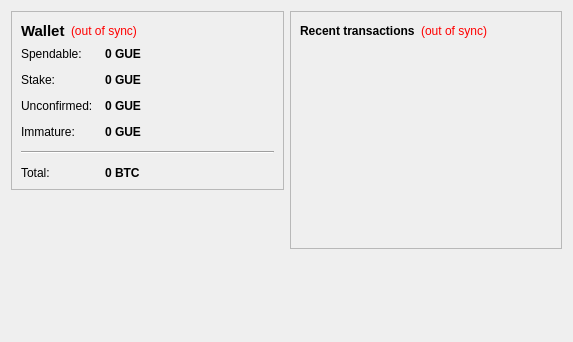
<?xml version="1.0" encoding="UTF-8"?>
<ui version="4.0">
 <class>OverviewPage</class>
 <widget class="QWidget" name="OverviewPage">
  <property name="geometry">
   <rect>
    <x>0</x>
    <y>0</y>
    <width>573</width>
    <height>342</height>
   </rect>
  </property>
  <property name="windowTitle">
   <string>Form</string>
  </property>
  <layout class="QHBoxLayout" name="horizontalLayout" stretch="1,1">
   <item>
    <layout class="QVBoxLayout" name="verticalLayout_2">
     <item>
      <widget class="QFrame" name="frame">
       <property name="frameShape">
        <enum>QFrame::StyledPanel</enum>
       </property>
       <property name="frameShadow">
        <enum>QFrame::Raised</enum>
       </property>
       <layout class="QVBoxLayout" name="verticalLayout_4">
        <item>
         <layout class="QHBoxLayout" name="horizontalLayout_4">
          <item>
           <widget class="QLabel" name="label_5">
            <property name="font">
             <font>
              <pointsize>11</pointsize>
              <weight>75</weight>
              <bold>true</bold>
             </font>
            </property>
            <property name="text">
             <string>Wallet</string>
            </property>
           </widget>
          </item>
          <item>
           <widget class="QLabel" name="labelWalletStatus">
            <property name="toolTip">
             <string>The displayed information may be out of date. Your wallet automatically synchronizes with the Guerillacoin network after a connection is established, but this process has not completed yet.</string>
            </property>
            <property name="styleSheet">
             <string notr="true">QLabel { color: red; }</string>
            </property>
            <property name="text">
             <string notr="true">(out of sync)</string>
            </property>
            <property name="alignment">
             <set>Qt::AlignLeading|Qt::AlignLeft|Qt::AlignVCenter</set>
            </property>
           </widget>
          </item>
          <item>
           <spacer name="horizontalSpacer_2">
            <property name="orientation">
             <enum>Qt::Horizontal</enum>
            </property>
            <property name="sizeHint" stdset="0">
             <size>
              <width>40</width>
              <height>20</height>
             </size>
            </property>
           </spacer>
          </item>
         </layout>
        </item>
        <item>
         <layout class="QFormLayout" name="formLayout_2">
          <property name="fieldGrowthPolicy">
           <enum>QFormLayout::AllNonFixedFieldsGrow</enum>
          </property>
          <property name="horizontalSpacing">
           <number>12</number>
          </property>
          <property name="verticalSpacing">
           <number>12</number>
          </property>
          <item row="0" column="0">
           <widget class="QLabel" name="label">
            <property name="text">
             <string>Spendable:</string>
            </property>
           </widget>
          </item>
          <item row="0" column="1">
           <widget class="QLabel" name="labelBalance">
            <property name="font">
             <font>
              <weight>75</weight>
              <bold>true</bold>
             </font>
            </property>
            <property name="cursor">
             <cursorShape>IBeamCursor</cursorShape>
            </property>
            <property name="toolTip">
             <string>Your current spendable balance</string>
            </property>
            <property name="text">
             <string notr="true">0 GUE</string>
            </property>
            <property name="textInteractionFlags">
             <set>Qt::LinksAccessibleByMouse|Qt::TextSelectableByKeyboard|Qt::TextSelectableByMouse</set>
            </property>
           </widget>
          </item>
          <item row="1" column="0">
           <widget class="QLabel" name="label_6">
            <property name="text">
             <string>Stake:</string>
            </property>
           </widget>
          </item>
          <item row="1" column="1">
           <widget class="QLabel" name="labelStake">
            <property name="font">
             <font>
              <weight>75</weight>
              <bold>true</bold>
             </font>
            </property>
            <property name="cursor">
             <cursorShape>IBeamCursor</cursorShape>
            </property>
            <property name="toolTip">
             <string>Total of coins that was staked, and do not yet count toward the current balance</string>
            </property>
            <property name="text">
             <string notr="true">0 GUE</string>
            </property>
            <property name="textInteractionFlags">
             <set>Qt::LinksAccessibleByMouse|Qt::TextSelectableByKeyboard|Qt::TextSelectableByMouse</set>
            </property>
           </widget>
          </item>
          <item row="2" column="0">
           <widget class="QLabel" name="label_3">
            <property name="text">
             <string>Unconfirmed:</string>
            </property>
           </widget>
          </item>
          <item row="2" column="1">
           <widget class="QLabel" name="labelUnconfirmed">
            <property name="font">
             <font>
              <weight>75</weight>
              <bold>true</bold>
             </font>
            </property>
            <property name="cursor">
             <cursorShape>IBeamCursor</cursorShape>
            </property>
            <property name="toolTip">
             <string>Total of transactions that have yet to be confirmed, and do not yet count toward the current balance</string>
            </property>
            <property name="text">
             <string notr="true">0 GUE</string>
            </property>
            <property name="textInteractionFlags">
             <set>Qt::LinksAccessibleByMouse|Qt::TextSelectableByKeyboard|Qt::TextSelectableByMouse</set>
            </property>
           </widget>
          </item>
          <item row="3" column="0">
           <widget class="QLabel" name="labelImmatureText">
            <property name="text">
             <string>Immature:</string>
            </property>
           </widget>
          </item>
          <item row="3" column="1">
           <widget class="QLabel" name="labelImmature">
            <property name="font">
             <font>
              <weight>75</weight>
              <bold>true</bold>
             </font>
            </property>
            <property name="toolTip">
             <string>Mined balance that has not yet matured</string>
            </property>
            <property name="text">
             <string notr="true">0 GUE</string>
            </property>
            <property name="textInteractionFlags">
             <set>Qt::LinksAccessibleByMouse|Qt::TextSelectableByKeyboard|Qt::TextSelectableByMouse</set>
            </property>
           </widget>
          </item>
          <item row="4" column="0" colspan="2">
           <widget class="Line" name="line">
            <property name="orientation">
             <enum>Qt::Horizontal</enum>
            </property>
           </widget>
          </item>
          <item row="5" column="0">
           <widget class="QLabel" name="labelTotalText">
            <property name="text">
             <string>Total:</string>
            </property>
           </widget>
          </item>
          <item row="5" column="1">
           <widget class="QLabel" name="labelTotal">
            <property name="font">
             <font>
              <weight>75</weight>
              <bold>true</bold>
             </font>
            </property>
            <property name="cursor">
             <cursorShape>IBeamCursor</cursorShape>
            </property>
            <property name="toolTip">
             <string>Your current total balance</string>
            </property>
            <property name="text">
             <string notr="true">0 BTC</string>
            </property>
            <property name="textInteractionFlags">
             <set>Qt::LinksAccessibleByMouse|Qt::TextSelectableByKeyboard|Qt::TextSelectableByMouse</set>
            </property>
           </widget>
          </item>
         </layout>
        </item>
       </layout>
      </widget>
     </item>
     <item>
      <spacer name="verticalSpacer">
       <property name="orientation">
        <enum>Qt::Vertical</enum>
       </property>
       <property name="sizeHint" stdset="0">
        <size>
         <width>20</width>
         <height>40</height>
        </size>
       </property>
      </spacer>
     </item>
    </layout>
   </item>
   <item>
    <layout class="QVBoxLayout" name="verticalLayout_3">
     <item>
      <widget class="QFrame" name="frame_2">
       <property name="frameShape">
        <enum>QFrame::StyledPanel</enum>
       </property>
       <property name="frameShadow">
        <enum>QFrame::Raised</enum>
       </property>
       <layout class="QVBoxLayout" name="verticalLayout">
        <item>
         <layout class="QHBoxLayout" name="horizontalLayout_2">
          <item>
           <widget class="QLabel" name="label_4">
            <property name="text">
             <string>&lt;b&gt;Recent transactions&lt;/b&gt;</string>
            </property>
           </widget>
          </item>
          <item>
           <widget class="QLabel" name="labelTransactionsStatus">
            <property name="toolTip">
             <string>The displayed information may be out of date. Your wallet automatically synchronizes with the Guerillacoin network after a connection is established, but this process has not completed yet.</string>
            </property>
            <property name="styleSheet">
             <string notr="true">QLabel { color: red; }</string>
            </property>
            <property name="text">
             <string notr="true">(out of sync)</string>
            </property>
            <property name="alignment">
             <set>Qt::AlignRight|Qt::AlignTrailing|Qt::AlignVCenter</set>
            </property>
           </widget>
          </item>
          <item>
           <spacer name="horizontalSpacer">
            <property name="orientation">
             <enum>Qt::Horizontal</enum>
            </property>
            <property name="sizeHint" stdset="0">
             <size>
              <width>40</width>
              <height>20</height>
             </size>
            </property>
           </spacer>
          </item>
         </layout>
        </item>
        <item>
         <widget class="QListView" name="listTransactions">
          <property name="styleSheet">
           <string notr="true">QListView { background: transparent; }</string>
          </property>
          <property name="frameShape">
           <enum>QFrame::NoFrame</enum>
          </property>
          <property name="verticalScrollBarPolicy">
           <enum>Qt::ScrollBarAlwaysOff</enum>
          </property>
          <property name="horizontalScrollBarPolicy">
           <enum>Qt::ScrollBarAlwaysOff</enum>
          </property>
          <property name="selectionMode">
           <enum>QAbstractItemView::NoSelection</enum>
          </property>
         </widget>
        </item>
       </layout>
      </widget>
     </item>
     <item>
      <spacer name="verticalSpacer_2">
       <property name="orientation">
        <enum>Qt::Vertical</enum>
       </property>
       <property name="sizeHint" stdset="0">
        <size>
         <width>20</width>
         <height>40</height>
        </size>
       </property>
      </spacer>
     </item>
    </layout>
   </item>
  </layout>
 </widget>
 <resources/>
 <connections/>
</ui>
